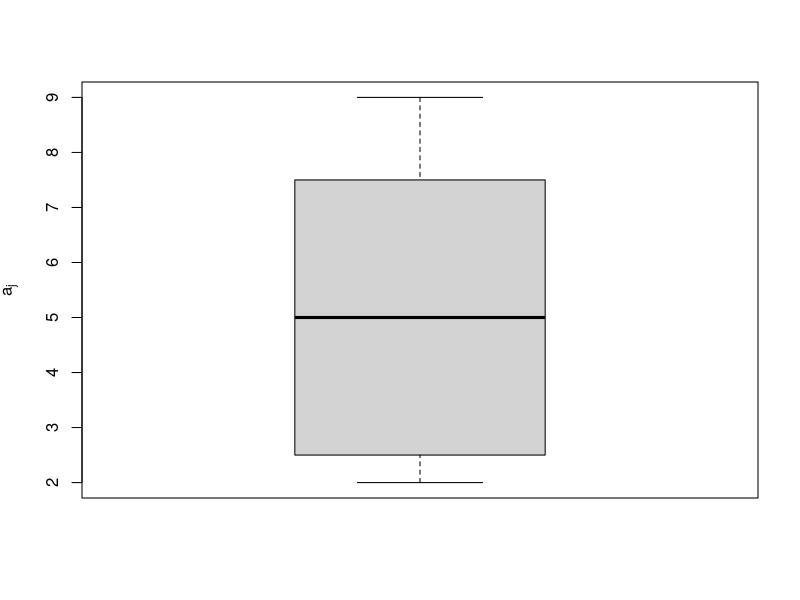
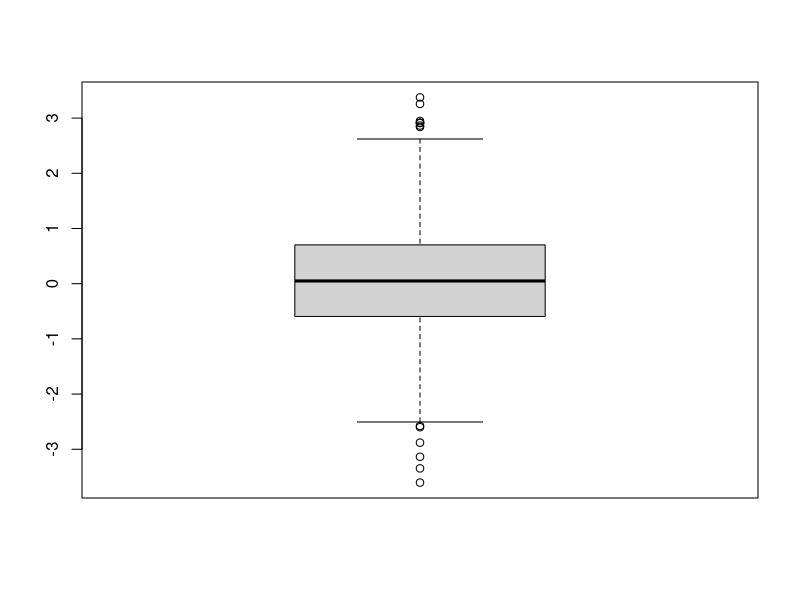

These figures' R source, in order:
# arithmetic mean
data <- c(3, 6, 4, 1, 5, 7, 2, 4, 9)
am <- mean(data)
print(am)

# geometric mean
# gm <- prod(data)^(1/length(data))
gm <- exp(mean(log(data)))
print(gm)

# median
semester <- c(6, 6, 6, 6, 6, 6, 7, 7, 7, 8, 8, 8, 9, 9, 20)
print(median(semester))
print(median(semester[1:14]))

print(mean(semester))
print(mean(semester[1:14]))

# p-quantile
x <- c(2, 2, 3, 5, 7, 8, 9)
print(quantile(x, probs = c(0.1, 0.25, 0.5, 0.75, 0.9), type = 2))

# five-number summary
print(fivenum(x))

# boxplot
boxplot(x, ylab=expression(a[j]))

v <- rnorm(1000)
boxplot(v)
